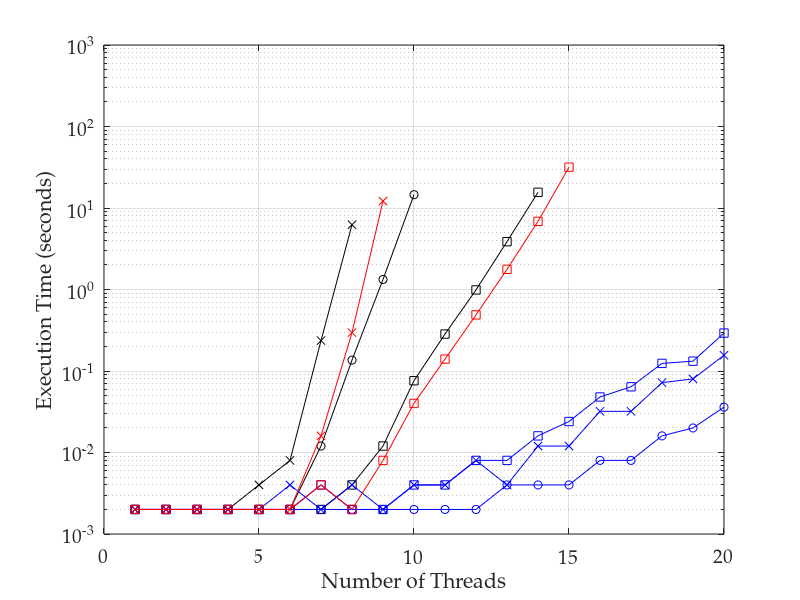

This chart was generated by the following MATLAB code: (Note: this script raises an error after producing the figure.)
%% importing data
transitions = dlmread('t43_time_tpl2_ops1.csv', ',', 0, 0);
% convert 0 values to NaNs, as these don't plot
transitions(transitions==0)=nan;
threads = [1:20];

%% plotting lines

semilogy(threads, transitions(:, 1), 'ko-')
hold on
semilogy(threads, transitions(:, 2), 'kx-')
semilogy(threads, transitions(:, 3), 'ks-')
semilogy(threads, transitions(:, 4), 'bo-')
semilogy(threads, transitions(:, 5), 'bx-')
semilogy(threads, transitions(:, 6), 'bs-')
semilogy(threads, transitions(:, 7), 'rx-')
semilogy(threads, transitions(:, 8), 'rs-')
hold off
grid on

%% adding axis labels
ax = gca;
set(ax, 'FontName', 'Palatino Linotype', 'FontSize', 14);
xlabel('Number of Threads');
ylabel('Execution Time (seconds)');
axis([0 20 .001 1000])
ax.XTick = [0 5 10 15 20];
ax.YTick = [0.01 0.1 1 10 100];
set(ax,'YMinorGrid','Off', 'YMinorTick','Off');

%% output pdf file
h = figure(1);
h.Units = 'centimeters'; % set figure position to cm
%h.Position(2) = [h.Position(2)-9]; % set figure position bevore resize
h.Position([3:4]) = [10,7]; % resize figure
Plot2LaTeX( h, 't43_time_tpl2_ops1' )
